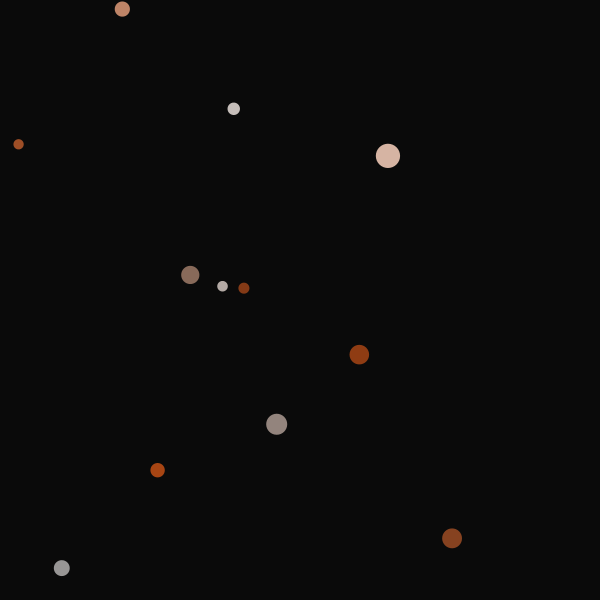
Frame 1 (no input)
Frame 60 (the mouse pressed at the canvas centre just before this capture): identical to frame 1, image omitted
Frame 120 (the mouse held since frame 60 and released just before this capture): identical to frame 1, image omitted

The Processing sketch that drew this single still picture (run headless with seeded random() and noise(); from frame 60 on, the mouse is pressed at the canvas centre):

// Processing sketch: C_arrastrables
// ── C_arrastrables.pde
/*
sktech para mostrar cómo se arrastra un objeto
 
ph.d. franklin hernández-castro | tec costa rica | HfG gmuend | junio 2022
www.skizata.com
*/

int cantidadDeObjetos = 12;
ObjetoArrastrable [] misObjetos = new ObjetoArrastrable [cantidadDeObjetos];


// SETUP() ------------------------------------------------
void setup() {
  size (600, 600);
  // uso del modo HSB para mayor facilidad de uso del color
  // rangos clásicos hue 360, saturación 100, luminosidad 100, transparencia 1
  colorMode (HSB, 360, 100, 100, 1);

  //creando los objetos en posiciones random
  for (int i = 0; i < cantidadDeObjetos; i++) {
    misObjetos[i] = new ObjetoArrastrable ( random (width), random(height) );
  }
} // end setup()


// DRAW() ------------------------------------------------
void draw () {
  background(15);
  // dibujando los objetos
  for (int i = 0; i < cantidadDeObjetos; i++) {
    misObjetos[i].display();
  }
} // end draw()



// EVENTOS ------------------------------------------------
void mousePressed() {
  for (int i = 0; i < cantidadDeObjetos; i++) {
    misObjetos[i].atrapandome();
  }
} // end of mousePressed

void mouseDragged() {
  for (int i = 0; i < cantidadDeObjetos; i++) {
    misObjetos[i].arrastrandome();
  }
} // end of mouseDragged

void mouseReleased() {
  for (int i = 0; i < cantidadDeObjetos; i++) {
    misObjetos[i].soltandome();
  }
} // end of mouseReleased

// ── Objeto.pde
/*
objeto simple diseñado para ser arrastrable
 mostrando cómo se arrastra un objeto
 
 ph.d. franklin hernández-castro | tec costa rica | HfG gmuend | junio 2022
 www.skizata.com
 */

class ObjetoArrastrable {

  //variables globales al objeto ------------------
  float miX, miY;
  float miTamagno;
  color miColor;
  boolean estaEncima, estaSeleccionado, estaCapturado, soloHizoClick;
  float offsetX, offsetY;

  // constructor ----------------------------------
  ObjetoArrastrable (float _x, float _y) {
    miX = _x;
    miY = _y;
    miTamagno = random(10, 25);
    miColor = color(20, random(100), random(50, 90));
    estaEncima = false;
    estaSeleccionado = false;
    estaCapturado = false;
    soloHizoClick = false; // por si el click se hizo solo para seleccionar y no para arrastrar
    offsetX = 0;
    offsetY = 0;
  }

  // métodos ----------------------------------
  void display() {
    // verifica si el mouse esta cerca del objeto y cambia su estado al hober
    float distancia = dist(miX, miY, mouseX, mouseY);
    if (distancia < miTamagno/2) estaEncima = true;
    else estaEncima = false;

    stroke(0, 0, 100);
    if (estaEncima) strokeWeight (2);
    else noStroke();

    fill(miColor);
    ellipse (miX, miY, miTamagno, miTamagno);
    noStroke();

    // seleccionado
    if (estaSeleccionado) {
      noFill();
      stroke (50, 100, 100, 0.3 );
      strokeWeight (2);
      ellipse (miX, miY, miTamagno*1.5, miTamagno*1.5);
    }
  } // end display()


  // eventos ----------------------------------
  void atrapandome () {
    if (estaEncima) {
      estaCapturado  = true;
      offsetX = mouseX-miX;
      offsetY = mouseY-miY;
      soloHizoClick = true;
    } else {
      estaCapturado = false;
    }
  }

  void arrastrandome () {
    if (estaCapturado) {
      miX = mouseX-offsetX;
      miY = mouseY-offsetY;
      soloHizoClick = false;
    }
  }

  void soltandome () {
    if (soloHizoClick) {
      estaSeleccionado = !estaSeleccionado;
      soloHizoClick = false;
    }  
    estaCapturado = false;
  } // end soltandome ()
  
  
  
} // end class
